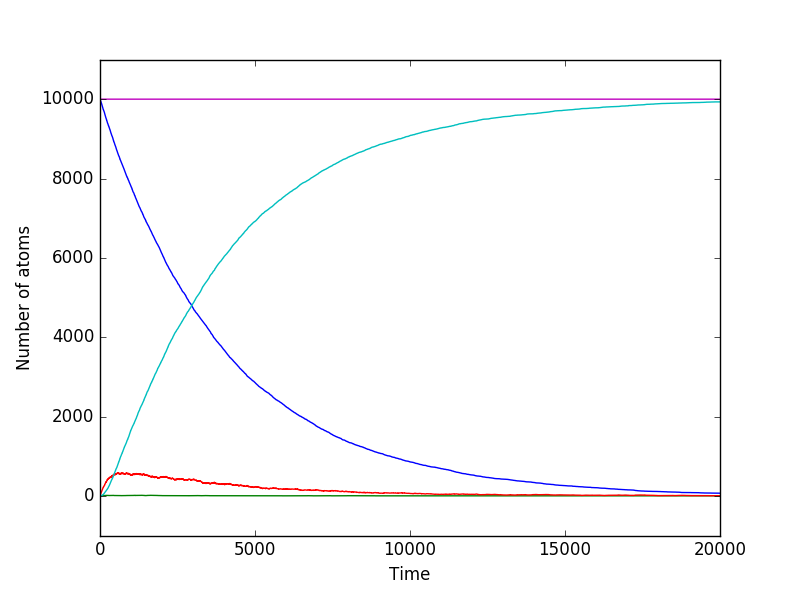

Recreate this plot in Python.
#import functions
import numpy
from random import random
from pylab import show,plot,xlabel,ylabel,ylim

#define constans
NBi3=10000
NPb=0
NTi=0
NBi9=0
Total=10000
tauBi3=46*60
tauPb=3.3*60
tauTi=2.2*60
h=1.0
pBi3=1-2**(-h/tauBi3)
pPb=1-2**(-h/tauPb)
pTi=1-2**(-h/tauTi)
tmax=20000.0
tpoints=numpy.arange(0.0,tmax,h)
Bi3points=[]
Pbpoints=[]
Tipoints=[]
Bi9points=[]
Totalpoints=[]

#loop
for t in tpoints:
	Bi3points.append(NBi3)
	Pbpoints.append(NPb)
	Tipoints.append(NTi)
	Bi9points.append(NBi9)
	Totalpoints.append(Total)
	decayBi3=0
	decayTi=0
	decayPb=0

#Bi313 decay
	for i in range(NBi3):
		if random()<pBi3:
			decayBi3+=1
	NBi3-=decayBi3
#choosing decay path
	for k in range(decayBi3):
		if random()<0.98:
			NPb+=1
		else:
			NTi+=1
#Ti decay
	for j in range(NTi):
		if random()<pTi:
			decayTi+=1
	NTi-=decayTi
	NPb+=decayTi
#Pb decay
	for l in range(NPb):
		if random()<pPb:
			decayPb+=1
	NPb-=decayPb
	NBi9+=decayPb
	Total=NBi3+NPb+NTi+NBi9

#plot the answer
plot(tpoints,Bi3points,tpoints,Tipoints,tpoints,Pbpoints,tpoints,Bi9points,tpoints,Totalpoints)
ylim(-1000,11000)
xlabel("Time")
ylabel("Number of atoms")
show()
